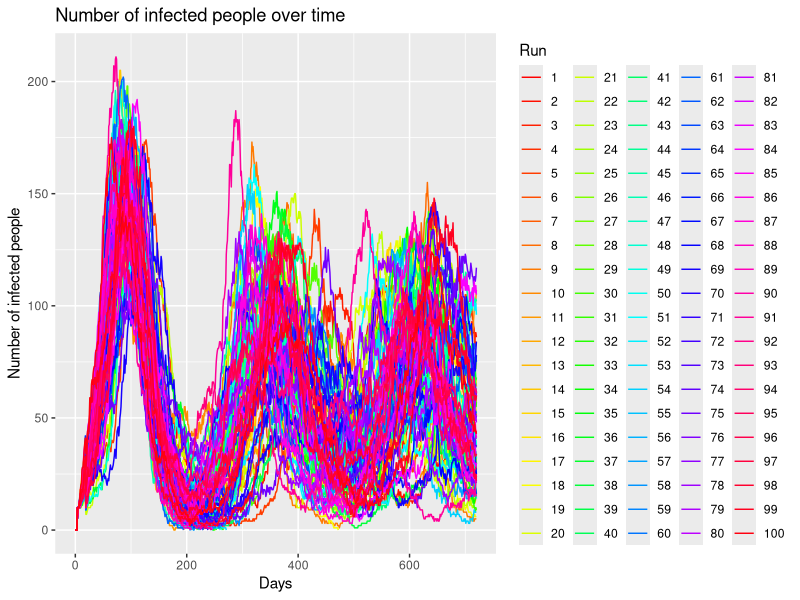

The R script that drew this image:
#Put this at the top of every file, unless you really really want to work with factors
#this will save you a lot of confusion
options(stringsAsFactors = FALSE)
options(device=.Platform$OS.type)

#these are from two separate packages
library(ggplot2)

# needed for reshaping data frames
library(reshape2)

#used for querying data, performing aggregations, filtering, etc.
library(sqldf)

df_preExperiment = read.table("netlogo/pre-experiment.csv", skip = 6, sep = ",", head=TRUE)
# Remove the X. in the column names
colnames(df_preExperiment) = gsub("X\\.", "", colnames(df_preExperiment))
summary(df_preExperiment)

# Array of curves
ggplot(data=df_preExperiment, aes(x=step., y=n.sick.people, group=run.number.)) + #use myDataFrame for the data, columns for x and y
  geom_line(aes(colour = as.factor(run.number.))) + #we want to use points, colored by runNumber
  xlab("Days") +  #specify x and y labels
  ylab("Number of infected people") +
  ggtitle("Number of infected people over time") + #give the plot a title
  scale_colour_manual("Run",values = rainbow(max(df_preExperiment$run.number., na.rm = FALSE)))
